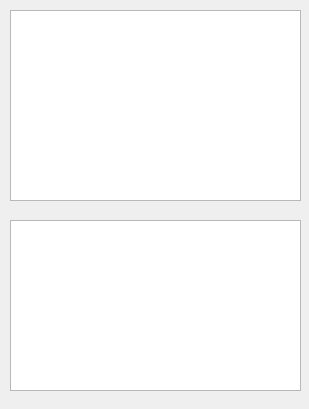
<?xml version="1.0" encoding="UTF-8"?>
<ui version="4.0">
 <class>client_list</class>
 <widget class="QWidget" name="client_list">
  <property name="geometry">
   <rect>
    <x>0</x>
    <y>0</y>
    <width>309</width>
    <height>409</height>
   </rect>
  </property>
  <property name="windowTitle">
   <string>Form</string>
  </property>
  <widget class="QListWidget" name="all_client">
   <property name="geometry">
    <rect>
     <x>10</x>
     <y>10</y>
     <width>291</width>
     <height>191</height>
    </rect>
   </property>
  </widget>
  <widget class="QTextEdit" name="all_pokemon">
   <property name="geometry">
    <rect>
     <x>10</x>
     <y>220</y>
     <width>291</width>
     <height>171</height>
    </rect>
   </property>
  </widget>
 </widget>
 <resources/>
 <connections/>
</ui>
